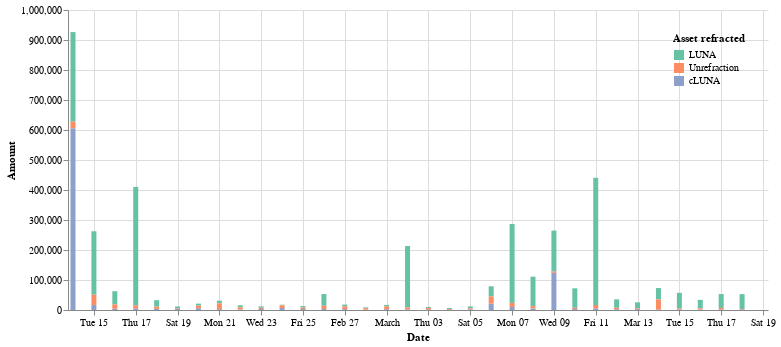

The notebook cell saved with this chart:
### Markdown cell above
## Refract

### Code cell
cp = ChartProvider()
cp.refraction_asset_time(refract_dp.all_refreact)

### Figure 1 — Vega-Lite specification as saved in the notebook (floating-point values rounded to 4 significant figures)
{"config": {"view": {"continuousWidth": 400, "continuousHeight": 300, "strokeOpacity": 0}, "axisX": {"labelAngle": 0}}, "data": {"name": "data-78a738a09eb80e6fbb5f5eea8e3aca88"}, "mark": "bar", "encoding": {"color": {"field": "Asset refracted", "legend": {"direction": "vertical", "legendY": 0, "orient": "top-right", "padding": 5}, "scale": {"scheme": "set2"}, "type": "nominal"}, "tooltip": [{"field": "Date", "format": "%Y-%m-%d %H:%M", "type": "temporal"}, {"field": "Asset refracted", "type": "nominal"}, {"field": "Amount", "type": "quantitative"}], "x": {"field": "Date", "sort": {"order": "ascending"}, "type": "temporal"}, "y": {"field": "Amount", "type": "quantitative"}}, "width": 700, "$schema": "https://vega.github.io/schema/vega-lite/v4.17.0.json", "datasets": {"data-78a738a09eb80e6fbb5f5eea8e3aca88": [{"Date": "2022-02-14", "Asset refracted": "LUNA", "Amount": 298700.0}, {"Date": "2022-02-14", "Asset refracted": "cLUNA", "Amount": 606100.0}, {"Date": "2022-02-14", "Asset refracted": "Unrefraction", "Amount": 21590.0}, {"Date": "2022-02-15", "Asset refracted": "LUNA", "Amount": 211400.0}, {"Date": "2022-02-15", "Asset refracted": "cLUNA", "Amount": 16550.0}, {"Date": "2022-02-15", "Asset refracted": "Unrefraction", "Amount": 34490.0}, {"Date": "2022-02-16", "Asset refracted": "LUNA", "Amount": 43930.0}, {"Date": "2022-02-16", "Asset refracted": "cLUNA", "Amount": 4050.0}, {"Date": "2022-02-16", "Asset refracted": "Unrefraction", "Amount": 14650.0}, {"Date": "2022-02-17", "Asset refracted": "LUNA", "Amount": 394600.0}, {"Date": "2022-02-17", "Asset refracted": "cLUNA", "Amount": 5436.0}, {"Date": "2022-02-17", "Asset refracted": "Unrefraction", "Amount": 10190.0}, {"Date": "2022-02-18", "Asset refracted": "LUNA", "Amount": 21620.0}, {"Date": "2022-02-18", "Asset refracted": "cLUNA", "Amount": 3850.0}, {"Date": "2022-02-18", "Asset refracted": "Unrefraction", "Amount": 7259.0}, {"Date": "2022-02-19", "Asset refracted": "LUNA", "Amount": 6749.0}, {"Date": "2022-02-19", "Asset refracted": "cLUNA", "Amount": 3183.0}, {"Date": "2022-02-19", "Asset refracted": "Unrefraction", "Amount": 1882.0}, {"Date": "2022-02-20", "Asset refracted": "LUNA", "Amount": 6737.0}, {"Date": "2022-02-20", "Asset refracted": "cLUNA", "Amount": 5990.0}, {"Date": "2022-02-20", "Asset refracted": "Unrefraction", "Amount": 8492.0}, {"Date": "2022-02-21", "Asset refracted": "LUNA", "Amount": 8802.0}, {"Date": "2022-02-21", "Asset refracted": "cLUNA", "Amount": 2953.0}, {"Date": "2022-02-21", "Asset refracted": "Unrefraction", "Amount": 19270.0}, {"Date": "2022-02-22", "Asset refracted": "LUNA", "Amount": 6742.0}, {"Date": "2022-02-22", "Asset refracted": "cLUNA", "Amount": 1727.0}, {"Date": "2022-02-22", "Asset refracted": "Unrefraction", "Amount": 7248.0}, {"Date": "2022-02-23", "Asset refracted": "LUNA", "Amount": 4683.0}, {"Date": "2022-02-23", "Asset refracted": "cLUNA", "Amount": 3398.0}, {"Date": "2022-02-23", "Asset refracted": "Unrefraction", "Amount": 3996.0}, {"Date": "2022-02-24", "Asset refracted": "LUNA", "Amount": 1928.0}, {"Date": "2022-02-24", "Asset refracted": "cLUNA", "Amount": 6517.0}, {"Date": "2022-02-24", "Asset refracted": "Unrefraction", "Amount": 9189.0}, {"Date": "2022-02-25", "Asset refracted": "LUNA", "Amount": 5009.0}, {"Date": "2022-02-25", "Asset refracted": "cLUNA", "Amount": 3362.0}, {"Date": "2022-02-25", "Asset refracted": "Unrefraction", "Amount": 4729.0}, {"Date": "2022-02-26", "Asset refracted": "LUNA", "Amount": 38950.0}, {"Date": "2022-02-26", "Asset refracted": "cLUNA", "Amount": 3550.0}, {"Date": "2022-02-26", "Asset refracted": "Unrefraction", "Amount": 10570.0}, {"Date": "2022-02-27", "Asset refracted": "LUNA", "Amount": 6083.0}, {"Date": "2022-02-27", "Asset refracted": "cLUNA", "Amount": 3022.0}, {"Date": "2022-02-27", "Asset refracted": "Unrefraction", "Amount": 9012.0}, {"Date": "2022-02-28", "Asset refracted": "LUNA", "Amount": 2544.0}, {"Date": "2022-02-28", "Asset refracted": "cLUNA", "Amount": 1043.0}, {"Date": "2022-02-28", "Asset refracted": "Unrefraction", "Amount": 5082.0}, {"Date": "2022-03-01", "Asset refracted": "LUNA", "Amount": 5156.0}, {"Date": "2022-03-01", "Asset refracted": "cLUNA", "Amount": 2775.0}, {"Date": "2022-03-01", "Asset refracted": "Unrefraction", "Amount": 9104.0}, {"Date": "2022-03-02", "Asset refracted": "LUNA", "Amount": 205000.0}, {"Date": "2022-03-02", "Asset refracted": "cLUNA", "Amount": 1902.0}, {"Date": "2022-03-02", "Asset refracted": "Unrefraction", "Amount": 6355.0}, {"Date": "2022-03-03", "Asset refracted": "LUNA", "Amount": 3311.0}, {"Date": "2022-03-03", "Asset refracted": "cLUNA", "Amount": 1941.0}, {"Date": "2022-03-03", "Asset refracted": "Unrefraction", "Amount": 5165.0}, {"Date": "2022-03-04", "Asset refracted": "LUNA", "Amount": 3356.0}, {"Date": "2022-03-04", "Asset refracted": "cLUNA", "Amount": 592.0}, {"Date": "2022-03-04", "Asset refracted": "Unrefraction", "Amount": 2800.0}, {"Date": "2022-03-05", "Asset refracted": "LUNA", "Amount": 6578.0}, {"Date": "2022-03-05", "Asset refracted": "cLUNA", "Amount": 2311.0}, {"Date": "2022-03-05", "Asset refracted": "Unrefraction", "Amount": 3082.0}, {"Date": "2022-03-06", "Asset refracted": "LUNA", "Amount": 34310.0}, {"Date": "2022-03-06", "Asset refracted": "cLUNA", "Amount": 20910.0}, {"Date": "2022-03-06", "Asset refracted": "Unrefraction", "Amount": 23860.0}, {"Date": "2022-03-07", "Asset refracted": "LUNA", "Amount": 263000.0}, {"Date": "2022-03-07", "Asset refracted": "cLUNA", "Amount": 10010.0}, {"Date": "2022-03-07", "Asset refracted": "Unrefraction", "Amount": 13550.0}, {"Date": "2022-03-08", "Asset refracted": "LUNA", "Amount": 98230.0}, {"Date": "2022-03-08", "Asset refracted": "cLUNA", "Amount": 5054.0}, {"Date": "2022-03-08", "Asset refracted": "Unrefraction", "Amount": 7847.0}, {"Date": "2022-03-09", "Asset refracted": "LUNA", "Amount": 136400.0}, {"Date": "2022-03-09", "Asset refracted": "cLUNA", "Amount": 123900.0}, {"Date": "2022-03-09", "Asset refracted": "Unrefraction", "Amount": 4391.0}, {"Date": "2022-03-10", "Asset refracted": "LUNA", "Amount": 64970.0}, {"Date": "2022-03-10", "Asset refracted": "cLUNA", "Amount": 3199.0}, {"Date": "2022-03-10", "Asset refracted": "Unrefraction", "Amount": 4088.0}, {"Date": "2022-03-11", "Asset refracted": "LUNA", "Amount": 424000.0}, {"Date": "2022-03-11", "Asset refracted": "cLUNA", "Amount": 5372.0}, {"Date": "2022-03-11", "Asset refracted": "Unrefraction", "Amount": 11300.0}, {"Date": "2022-03-12", "Asset refracted": "LUNA", "Amount": 28010.0}, {"Date": "2022-03-12", "Asset refracted": "cLUNA", "Amount": 2642.0}, {"Date": "2022-03-12", "Asset refracted": "Unrefraction", "Amount": 4790.0}, {"Date": "2022-03-13", "Asset refracted": "LUNA", "Amount": 19840.0}, {"Date": "2022-03-13", "Asset refracted": "cLUNA", "Amount": 2930.0}, {"Date": "2022-03-13", "Asset refracted": "Unrefraction", "Amount": 2842.0}, {"Date": "2022-03-14", "Asset refracted": "LUNA", "Amount": 37830.0}, {"Date": "2022-03-14", "Asset refracted": "cLUNA", "Amount": 1883.0}, {"Date": "2022-03-14", "Asset refracted": "Unrefraction", "Amount": 33430.0}, {"Date": "2022-03-15", "Asset refracted": "LUNA", "Amount": 51860.0}, {"Date": "2022-03-15", "Asset refracted": "cLUNA", "Amount": 2182.0}, {"Date": "2022-03-15", "Asset refracted": "Unrefraction", "Amount": 3084.0}, {"Date": "2022-03-16", "Asset refracted": "LUNA", "Amount": 28480.0}, {"Date": "2022-03-16", "Asset refracted": "cLUNA", "Amount": 1558.0}, {"Date": "2022-03-16", "Asset refracted": "Unrefraction", "Amount": 3791.0}, {"Date": "2022-03-17", "Asset refracted": "LUNA", "Amount": 46170.0}, {"Date": "2022-03-17", "Asset refracted": "cLUNA", "Amount": 2058.0}, {"Date": "2022-03-17", "Asset refracted": "Unrefraction", "Amount": 4890.0}, {"Date": "2022-03-18", "Asset refracted": "LUNA", "Amount": 49480.0}, {"Date": "2022-03-18", "Asset refracted": "cLUNA", "Amount": 2104.0}, {"Date": "2022-03-18", "Asset refracted": "Unrefraction", "Amount": 1360.0}, {"Date": "2022-03-19", "Asset refracted": "cLUNA", "Amount": 165.8}]}}
